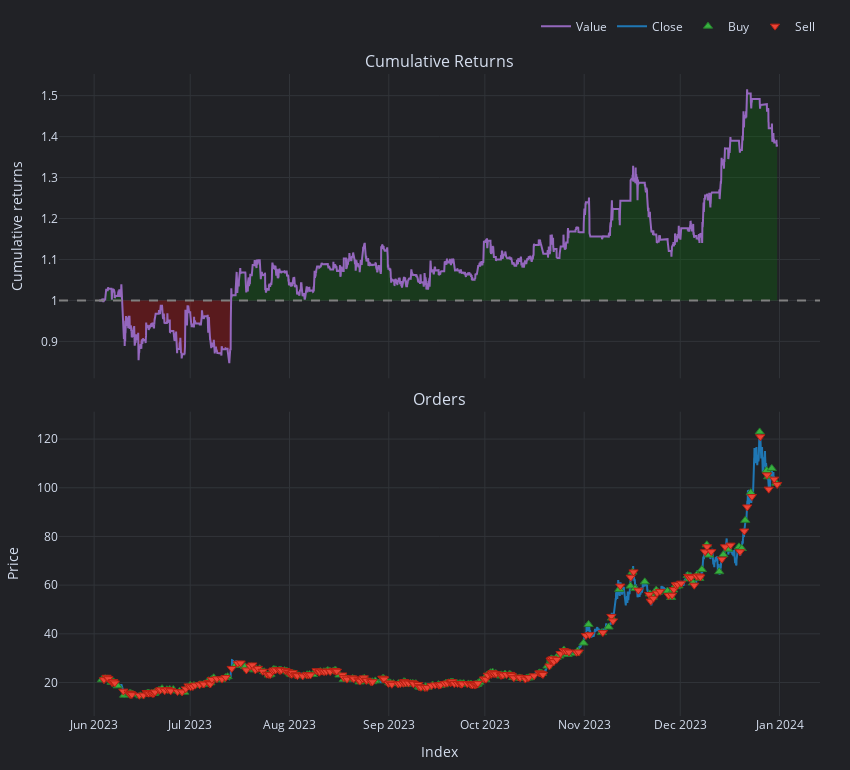

The code cell stored with this chart in its notebook:
### Code cell
print(pf.stats()["Total Return [%]"])
pf.plot({"orders", "cum_returns", }, settings=dict(bm_returns=False)).show()

### Figure 1 — Plotly figure (JSON) as saved in the notebook; plotly's stock layout.template omitted (floating-point values rounded to 4 significant figures; data arrays with more than 128 entries replaced by an {"elided": "..."} marker saying what was removed)
{"data": [{"hoverinfo": "skip", "line": {"color": "rgba(0, 0, 0, 0)", "width": 0}, "mode": "lines", "opacity": 0, "showlegend": false, "type": "scatter", "uid": "2f94db77-841c-4f85-ac9d-1f1532615aa6", "x": {"elided": "5082 str values"}, "xaxis": "x", "y": {"elided": "5082 int values"}, "yaxis": "y"}, {"connectgaps": false, "fill": "tonexty", "fillcolor": "rgba(0, 128, 0, 0.25)", "hoverinfo": "skip", "line": {"color": "rgba(0, 0, 0, 0)", "width": 0}, "mode": "lines", "opacity": 0, "showlegend": false, "type": "scatter", "uid": "9a129ef4-5a61-4f5b-b854-a69db38e8a39", "x": {"elided": "5082 str values"}, "xaxis": "x", "y": {"elided": "5082 float values"}, "yaxis": "y"}, {"hoverinfo": "skip", "line": {"color": "rgba(0, 0, 0, 0)", "width": 0}, "mode": "lines", "opacity": 0, "showlegend": false, "type": "scatter", "uid": "05f8b87f-3947-4b16-93da-f39affc8c3db", "x": {"elided": "5082 str values"}, "xaxis": "x", "y": {"elided": "5082 int values"}, "yaxis": "y"}, {"connectgaps": false, "fill": "tonexty", "fillcolor": "rgba(255, 0, 0, 0.25)", "hoverinfo": "skip", "line": {"color": "rgba(0, 0, 0, 0)", "width": 0}, "mode": "lines", "opacity": 0, "showlegend": false, "type": "scatter", "uid": "b5777cf7-40b2-4c93-9a5c-5f453b14711f", "x": {"elided": "5082 str values"}, "xaxis": "x", "y": {"elided": "5082 float values"}, "yaxis": "y"}, {"legendgroup": "0", "line": {"color": "#9467bd"}, "mode": "lines", "name": "Value", "showlegend": true, "type": "scatter", "uid": "20ee3c5e-034b-4134-ab99-d33774333186", "x": {"elided": "5082 str values"}, "xaxis": "x", "y": {"elided": "5082 float values"}, "yaxis": "y"}, {"hoverinfo": "skip", "line": {"color": "rgba(0, 0, 0, 0)", "width": 0}, "mode": "lines", "opacity": 0, "showlegend": false, "type": "scatter", "uid": "f9cde58c-7bdb-4cc3-a3e9-caeae7224c33", "x": {"elided": "5082 str values"}, "xaxis": "x", "y": {"elided": "5082 int values"}, "yaxis": "y"}, {"legendgroup": "1", "line": {"color": "#1f77b4"}, "mode": "lines", "name": "Close", "showlegend": true, "type": "scatter", "uid": "a635a12c-3f5e-4eaa-a64d-67f7b8c88483", "x": {"elided": "5082 str values"}, "xaxis": "x2", "y": {"elided": "5082 float values"}, "yaxis": "y2"}, {"customdata": {"elided": "228x9 mixed values"}, "hovertemplate": "<br>Order Id: %{customdata[0]}\n<br>Signal Index: %{customdata[1]}\n<br>Creation Index: %{customdata[2]}\n<br>Fill Index: %{customdata[3]}\n<br>Size: %{customdata[4]:,}\n<br>Price: %{customdata[5]:,}\n<br>Fees: %{customdata[6]:,}\n<br>Type: %{customdata[7]}\n<br>Stop Type: %{customdata[8]}", "marker": {"color": "#37B13F", "line": {"color": "rgb(38,123,44)", "width": 1}, "size": 8, "symbol": "triangle-up"}, "mode": "markers", "name": "Buy", "type": "scatter", "uid": "f0d3008d-cf01-43c2-8d97-508403e8c6d7", "x": {"elided": "228 str values"}, "xaxis": "x2", "y": {"elided": "228 float values"}, "yaxis": "y2"}, {"customdata": {"elided": "228x9 mixed values"}, "hovertemplate": "<br>Order Id: %{customdata[0]}\n<br>Signal Index: %{customdata[1]}\n<br>Creation Index: %{customdata[2]}\n<br>Fill Index: %{customdata[3]}\n<br>Size: %{customdata[4]:,}\n<br>Price: %{customdata[5]:,}\n<br>Fees: %{customdata[6]:,}\n<br>Type: %{customdata[7]}\n<br>Stop Type: %{customdata[8]}", "marker": {"color": "#EA4335", "line": {"color": "rgb(181,31,18)", "width": 1}, "size": 8, "symbol": "triangle-down"}, "mode": "markers", "name": "Sell", "type": "scatter", "uid": "3efd55ea-020b-4fd5-a8e1-d94e7ad2a31c", "x": {"elided": "228 str values"}, "xaxis": "x2", "y": {"elided": "228 float values"}, "yaxis": "y2"}], "layout": {"annotations": [{"font": {"size": 16}, "showarrow": false, "text": "Cumulative Returns", "x": 0.5, "xanchor": "center", "xref": "paper", "y": 1, "yanchor": "bottom", "yref": "paper"}, {"font": {"size": 16}, "showarrow": false, "text": "Orders", "x": 0.5, "xanchor": "center", "xref": "paper", "y": 0.474, "yanchor": "bottom", "yref": "paper"}], "height": 770, "legend": {"orientation": "h", "traceorder": "normal", "x": 1, "xanchor": "right", "y": 1.052, "yanchor": "bottom"}, "margin": {"b": 30, "l": 30, "r": 30, "t": 30}, "shapes": [{"line": {"color": "gray", "dash": "dash"}, "type": "line", "x0": 0, "x1": 1, "xref": "paper", "y0": 1, "y1": 1, "yref": "y"}], "showlegend": true, "width": 850, "xaxis": {"anchor": "y", "domain": [0, 1], "matches": "x2", "showticklabels": false}, "xaxis2": {"anchor": "y2", "domain": [0, 1], "title": {"text": "Index"}}, "yaxis": {"anchor": "x", "domain": [0.526, 1], "title": {"text": "Cumulative returns"}}, "yaxis2": {"anchor": "x2", "domain": [0, 0.474], "title": {"text": "Price"}}}}
